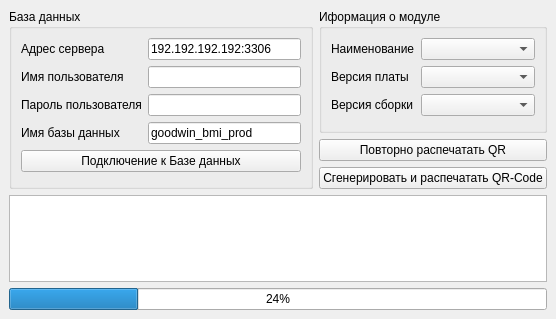
<?xml version="1.0" encoding="UTF-8"?>
<ui version="4.0">
 <class>PrintQR</class>
 <widget class="QMainWindow" name="PrintQR">
  <property name="geometry">
   <rect>
    <x>0</x>
    <y>0</y>
    <width>556</width>
    <height>319</height>
   </rect>
  </property>
  <property name="windowTitle">
   <string>QRprint</string>
  </property>
  <property name="autoFillBackground">
   <bool>false</bool>
  </property>
  <widget class="QWidget" name="centralwidget">
   <layout class="QGridLayout" name="gridLayout">
    <item row="4" column="0" colspan="2">
     <widget class="QProgressBar" name="ProgressBar">
      <property name="value">
       <number>24</number>
      </property>
     </widget>
    </item>
    <item row="1" column="1">
     <widget class="QPushButton" name="PuchPrintQR2">
      <property name="text">
       <string>Повторно распечатать QR</string>
      </property>
     </widget>
    </item>
    <item row="0" column="1">
     <widget class="QGroupBox" name="GroupMod">
      <property name="title">
       <string>Иформация о модуле</string>
      </property>
      <layout class="QFormLayout" name="formLayout_2">
       <item row="0" column="0">
        <widget class="QLabel" name="LabelNameMod">
         <property name="text">
          <string>Наименование</string>
         </property>
        </widget>
       </item>
       <item row="0" column="1">
        <widget class="QComboBox" name="BoxNameMod">
         <property name="minimumSize">
          <size>
           <width>15</width>
           <height>0</height>
          </size>
         </property>
        </widget>
       </item>
       <item row="1" column="0">
        <widget class="QLabel" name="LabelBoardVer">
         <property name="text">
          <string>Версия платы</string>
         </property>
        </widget>
       </item>
       <item row="1" column="1">
        <widget class="QComboBox" name="BoxBoardVer">
         <property name="minimumSize">
          <size>
           <width>15</width>
           <height>0</height>
          </size>
         </property>
        </widget>
       </item>
       <item row="2" column="0">
        <widget class="QLabel" name="LabelBuildVer">
         <property name="text">
          <string>Версия сборки</string>
         </property>
        </widget>
       </item>
       <item row="2" column="1">
        <widget class="QComboBox" name="BoxBuildVer">
         <property name="enabled">
          <bool>true</bool>
         </property>
         <property name="minimumSize">
          <size>
           <width>15</width>
           <height>0</height>
          </size>
         </property>
        </widget>
       </item>
      </layout>
     </widget>
    </item>
    <item row="2" column="1">
     <widget class="QPushButton" name="PushGenPrintQR">
      <property name="text">
       <string>Сгенерировать и распечатать QR-Code</string>
      </property>
     </widget>
    </item>
    <item row="0" column="0" rowspan="3">
     <widget class="QGroupBox" name="GroupBD">
      <property name="minimumSize">
       <size>
        <width>290</width>
        <height>180</height>
       </size>
      </property>
      <property name="maximumSize">
       <size>
        <width>16777215</width>
        <height>250</height>
       </size>
      </property>
      <property name="font">
       <font>
        <weight>50</weight>
        <bold>false</bold>
       </font>
      </property>
      <property name="title">
       <string>База данных</string>
      </property>
      <property name="flat">
       <bool>false</bool>
      </property>
      <property name="checkable">
       <bool>false</bool>
      </property>
      <property name="checked">
       <bool>false</bool>
      </property>
      <layout class="QGridLayout" name="gridLayout_4">
       <item row="0" column="0">
        <widget class="QLabel" name="LabelHost">
         <property name="text">
          <string>Адрес сервера</string>
         </property>
        </widget>
       </item>
       <item row="0" column="1">
        <widget class="QLineEdit" name="InputHost">
         <property name="minimumSize">
          <size>
           <width>100</width>
           <height>0</height>
          </size>
         </property>
         <property name="text">
          <string>192.192.192.192:3306</string>
         </property>
        </widget>
       </item>
       <item row="1" column="0">
        <widget class="QLabel" name="LabelUser">
         <property name="text">
          <string>Имя пользователя</string>
         </property>
        </widget>
       </item>
       <item row="1" column="1">
        <widget class="QLineEdit" name="InputUser">
         <property name="minimumSize">
          <size>
           <width>100</width>
           <height>0</height>
          </size>
         </property>
        </widget>
       </item>
       <item row="2" column="0">
        <widget class="QLabel" name="LabelPass">
         <property name="text">
          <string>Пароль пользователя</string>
         </property>
        </widget>
       </item>
       <item row="2" column="1">
        <widget class="QLineEdit" name="InputPass">
         <property name="sizePolicy">
          <sizepolicy hsizetype="Expanding" vsizetype="Fixed">
           <horstretch>0</horstretch>
           <verstretch>0</verstretch>
          </sizepolicy>
         </property>
         <property name="minimumSize">
          <size>
           <width>100</width>
           <height>0</height>
          </size>
         </property>
         <property name="text">
          <string/>
         </property>
        </widget>
       </item>
       <item row="3" column="0">
        <widget class="QLabel" name="LabelBD">
         <property name="text">
          <string>Имя базы данных</string>
         </property>
        </widget>
       </item>
       <item row="3" column="1">
        <widget class="QLineEdit" name="InputBD">
         <property name="minimumSize">
          <size>
           <width>110</width>
           <height>0</height>
          </size>
         </property>
         <property name="autoFillBackground">
          <bool>false</bool>
         </property>
         <property name="text">
          <string>goodwin_bmi_prod</string>
         </property>
         <property name="frame">
          <bool>true</bool>
         </property>
         <property name="dragEnabled">
          <bool>false</bool>
         </property>
         <property name="readOnly">
          <bool>true</bool>
         </property>
        </widget>
       </item>
       <item row="4" column="0" colspan="2">
        <widget class="QPushButton" name="ConnectBD">
         <property name="text">
          <string>Подключение к Базе данных</string>
         </property>
        </widget>
       </item>
      </layout>
     </widget>
    </item>
    <item row="3" column="0" colspan="2">
     <widget class="QTextBrowser" name="TextBrowser"/>
    </item>
   </layout>
  </widget>
 </widget>
 <resources/>
 <connections/>
</ui>
